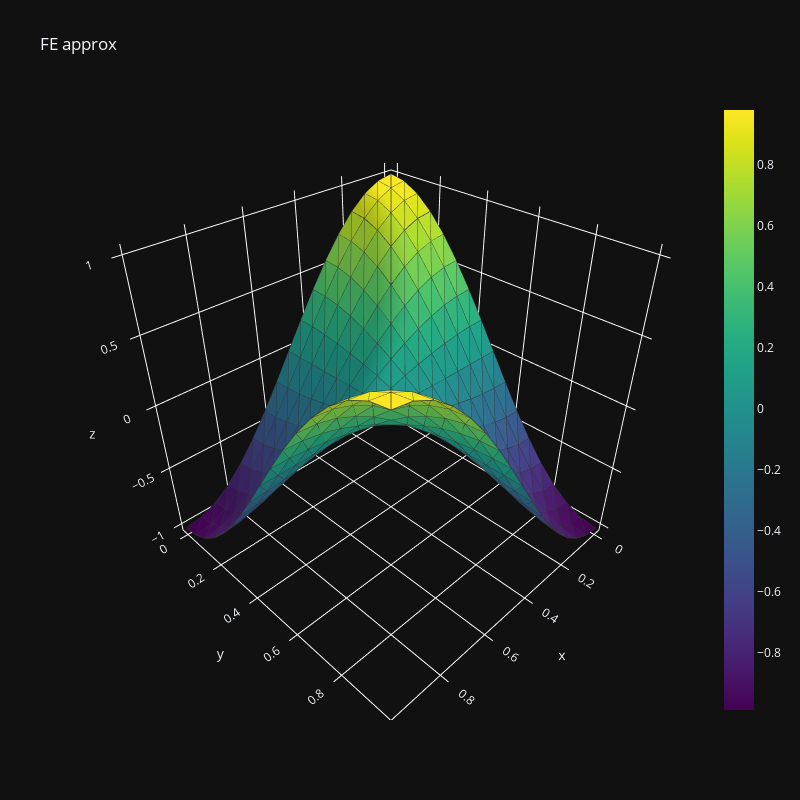

The notebook cell this image was saved under:
### Code cell
surf = ff.create_trisurf(x=node[:,0], y=node[:,1], z=soln['u'],
                         simplices=elem,
                         colormap="Viridis", # similar to matlab's default colormap
                         showbackground=False,
                         title="FE approx", 
                         aspectratio=dict(x=1, y=1, z=1))
fig = go.Figure(data=surf)
fig.update_layout(template='plotly_dark')
fig.show()

### Figure 1 — Plotly figure (JSON) as saved in the notebook; plotly's stock layout.template omitted (floating-point values rounded to 4 significant figures; data arrays with more than 128 entries replaced by an {"elided": "..."} marker saying what was removed)
{"data": [{"facecolor": {"elided": "512 str values"}, "i": {"elided": "512 int values"}, "j": {"elided": "512 int values"}, "k": {"elided": "512 int values"}, "name": "", "type": "mesh3d", "x": {"elided": "289 float values"}, "y": {"elided": "289 float values"}, "z": {"elided": "289 float values"}}, {"line": {"color": "rgb(50, 50, 50)", "width": 1.5}, "mode": "lines", "showlegend": false, "type": "scatter3d", "x": {"elided": "2560 float values"}, "y": {"elided": "2560 float values"}, "z": {"elided": "2560 float values"}}, {"hoverinfo": "none", "marker": {"color": [-0.9872, 0.9809], "colorscale": [[0, "rgb(68, 1, 84)"], [0.06275, "rgb(72, 24, 106)"], [0.1255, "rgb(71, 45, 123)"], [0.1882, "rgb(66, 64, 134)"], [0.251, "rgb(59, 82, 139)"], [0.3137, "rgb(51, 99, 141)"], [0.3765, "rgb(44, 114, 142)"], [0.4392, "rgb(38, 130, 142)"], [0.502, "rgb(33, 145, 140)"], [0.5647, "rgb(31, 160, 136)"], [0.6275, "rgb(40, 174, 128)"], [0.6902, "rgb(63, 188, 115)"], [0.7529, "rgb(94, 201, 98)"], [0.8157, "rgb(132, 212, 75)"], [0.8784, "rgb(173, 220, 48)"], [0.9412, "rgb(216, 226, 25)"], [1, "rgb(253, 231, 37)"]], "showscale": true, "size": 0.1}, "mode": "markers", "showlegend": false, "type": "scatter3d", "x": [0], "y": [0], "z": [1]}], "layout": {"height": 800, "scene": {"aspectratio": {"x": 1, "y": 1, "z": 1}, "xaxis": {"backgroundcolor": "rgb(230, 230, 230)", "gridcolor": "rgb(255, 255, 255)", "showbackground": false, "zerolinecolor": "rgb(255, 255, 255)"}, "yaxis": {"backgroundcolor": "rgb(230, 230, 230)", "gridcolor": "rgb(255, 255, 255)", "showbackground": false, "zerolinecolor": "rgb(255, 255, 255)"}, "zaxis": {"backgroundcolor": "rgb(230, 230, 230)", "gridcolor": "rgb(255, 255, 255)", "showbackground": false, "zerolinecolor": "rgb(255, 255, 255)"}}, "title": {"text": "FE approx"}, "width": 800}}
